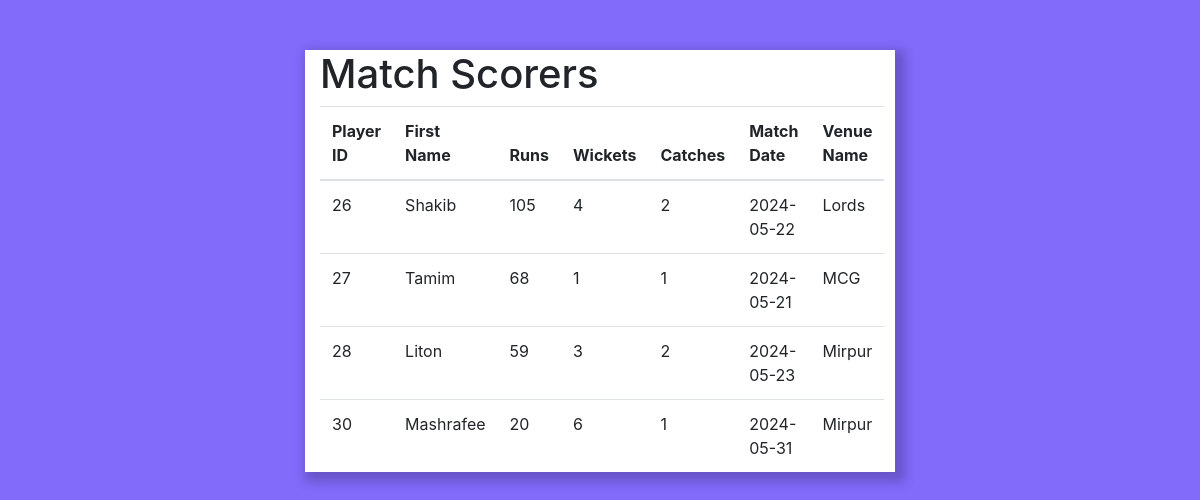
/Cricket-Club-Player-Achievement/match_scorer.php (signed in), run on the app's committed database.
### tables this page shows
CREATE TABLE `Scorer` (
  `scorer_id` int(11) NOT NULL,
  `player_id` int(11) NOT NULL,
  `runs` int(11) DEFAULT 0,
  `wickets` int(11) DEFAULT 0,
  `catches` int(11) DEFAULT 0,
  `match_id` int(11) DEFAULT NULL
);

CREATE TABLE `Player` (
  `player_id` int(11) NOT NULL,
  `first_name` varchar(50) NOT NULL,
  `middle_name` varchar(50) DEFAULT NULL,
  `last_name` varchar(50) NOT NULL,
  `email` varchar(100) NOT NULL,
  `phone_number` varchar(20) NOT NULL,
  `nationality` varchar(50) NOT NULL,
  `dob` date NOT NULL,
  `age` int(11) DEFAULT NULL CHECK (`age` > 12)
);

CREATE TABLE `Matches` (
  `match_id` int(11) NOT NULL,
  `match_date` date NOT NULL,
  `home_team_id` int(11) NOT NULL,
  `away_team_id` int(11) NOT NULL,
  `result` varchar(50) DEFAULT NULL,
  `venue_id` int(11) NOT NULL
);

CREATE TABLE `Venue` (
  `venue_id` int(11) NOT NULL,
  `venue_name` varchar(200) NOT NULL,
  `location` varchar(200) NOT NULL
);

### Cricket-Club-Player-Achievement/match_scorer.php (the view, shortened to what this page needs)
<?php
    include("database.php");
    $query_matches = "SELECT * From Scorer NATURAL JOIN Player Natural Join Matches NATURAL JOIN Venue;";
    $result_matches = mysqli_query($conn, $query_matches);
    if(mysqli_num_rows($result_matches) > 0) {
?>
<!DOCTYPE html>
<html lang="en">
<head>
    <link rel="stylesheet" href="https://stackpath.bootstrapcdn.com/bootstrap/4.5.2/css/bootstrap.min.css">
    <link rel="stylesheet" href="./style.css">
</head>
<body>
    <div class="container">
        <h1>Match Scorers</h1>
        <table class="table">
            <thead>
                <tr>
                    <th>Player ID</th>
                    <th>First Name</th>
                    <th>Runs</th>
                    <th>Wickets</th>
                    <th>Catches</th>
                    <th>Match Date</th>
                    <th>Venue Name</th>
                </tr>
            </thead>
            <tbody>
                <?php
                    while($row = mysqli_fetch_assoc($result_matches)) {
                        echo "<tr>";
                        echo "<td>".$row['player_id']."</td>";
                        echo "<td>".$row['first_name']."</td>";
                        echo "<td>".$row['runs']."</td>";
                        echo "<td>".$row['wickets']."</td>";
                        echo "<td>".$row['catches']."</td>";
                        echo "<td>".$row['match_date']."</td>";
                        echo "<td>".$row['venue_name']."</td>";
                        echo "</tr>";
                    }
                ?>
            </tbody>
        </table>
    </div>
</body>
</html>
<?php
    } else {
        echo "<h3>No matches found.</h3>";
    }
?>

### Cricket-Club-Player-Achievement/style.css (style rules this page uses)
* { margin: 0; padding: 0; box-sizing: border-box; }
body { background-color: rgb(130, 106, 251); padding: 0 10px; }
.container { max-height: 1000px; width: 50%; background-color: white; margin: 50px auto; box-shadow: 5px 5px 10px 5px rgba(0, 0, 0, 0.2); }

### data on the page
scorer: player "26", player.first_name "Shakib", runs "105", wickets "4", catches "2", match.match_date "2024-05-22", venue.venue_name "Lords"
scorer: player "27", player.first_name "Tamim", runs "68", wickets "1", catches "1", match.match_date "2024-05-21", venue.venue_name "MCG"
scorer: player "28", player.first_name "Liton", runs "59", wickets "3", catches "2", match.match_date "2024-05-23", venue.venue_name "Mirpur"
scorer: player "30", player.first_name "Mashrafee", runs "20", wickets "6", catches "1", match.match_date "2024-05-31", venue.venue_name "Mirpur"
